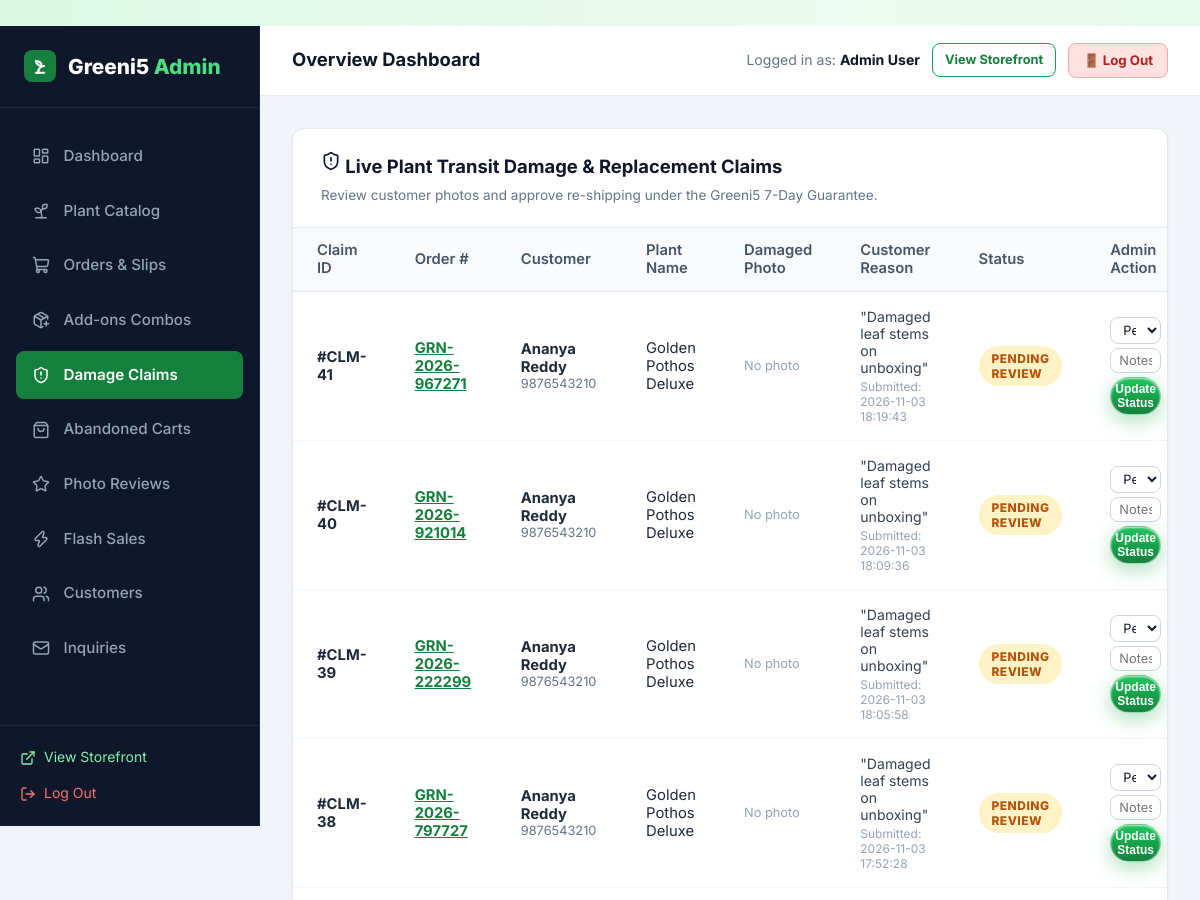
/admin/replacements (signed in, upper part), run on an earlier commit of the app's database.
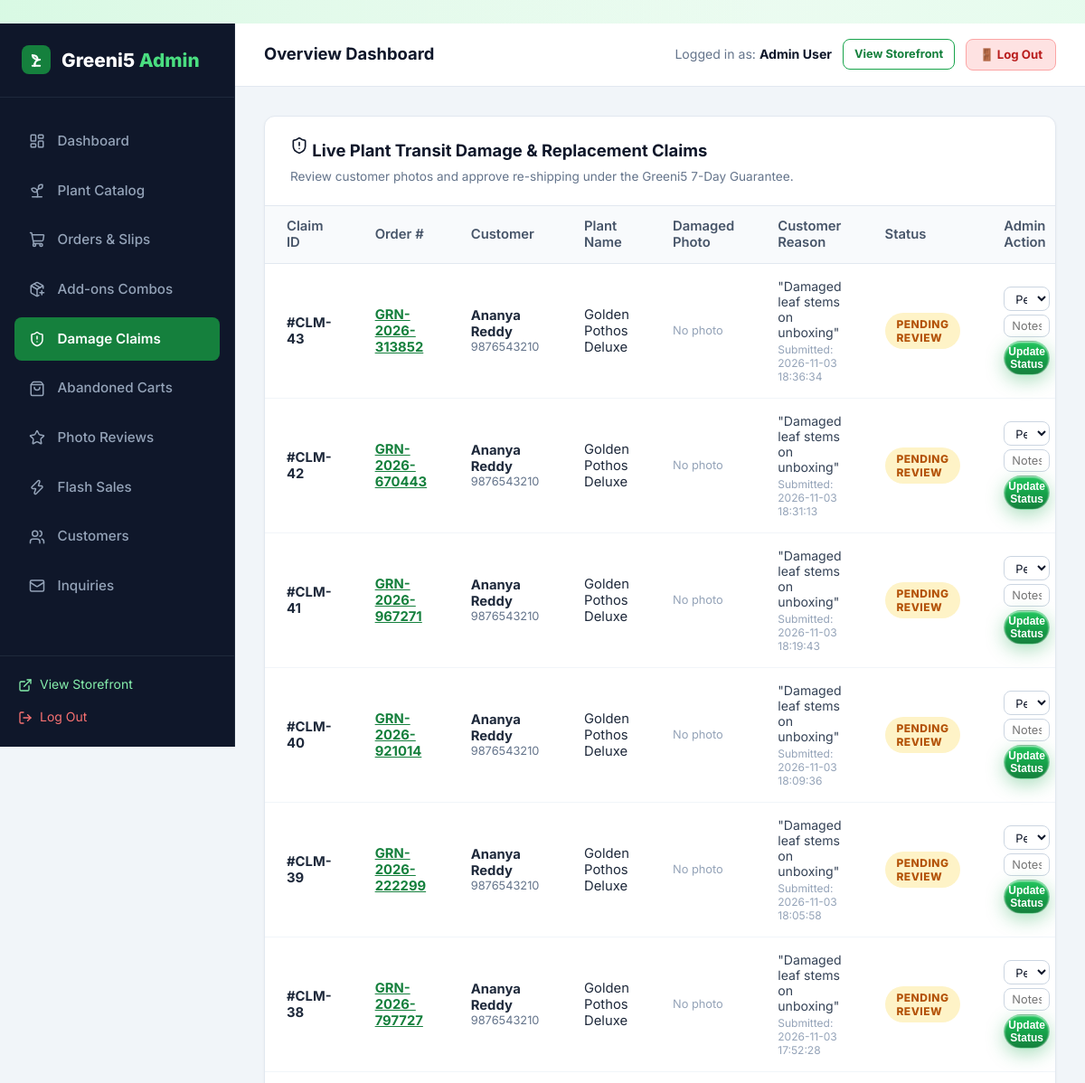
And on a later commit of the database.
### tables this page shows
CREATE TABLE replacement_claims (
        id INTEGER PRIMARY KEY AUTOINCREMENT,
        order_id INTEGER NOT NULL,
        user_id INTEGER,
        plant_name TEXT NOT NULL,
        reason TEXT NOT NULL,
        photo_url TEXT NOT NULL,
        status TEXT DEFAULT 'Pending',
        admin_notes TEXT,
        created_at TIMESTAMP DEFAULT CURRENT_TIMESTAMP,
        resolved_at TIMESTAMP,
        FOREIGN KEY (order_id) REFERENCES orders(id) ON DELETE CASCADE,
        FOREIGN KEY (user_id) REFERENCES users(id) ON DELETE SET NULL
    );

CREATE TABLE orders (
    id INTEGER PRIMARY KEY AUTOINCREMENT,
    order_number TEXT UNIQUE NOT NULL,
    user_id INTEGER,
    customer_name TEXT NOT NULL,
    customer_email TEXT NOT NULL,
    customer_phone TEXT NOT NULL,
    shipping_address TEXT NOT NULL,
    city TEXT NOT NULL,
    state TEXT NOT NULL,
    pincode TEXT NOT NULL,
    payment_method TEXT NOT NULL DEFAULT 'COD',
    payment_status TEXT NOT NULL DEFAULT 'Pending',
    order_status TEXT NOT NULL DEFAULT 'Pending',
    total_amount REAL NOT NULL,
    notes TEXT,
    created_at TIMESTAMP DEFAULT CURRENT_TIMESTAMP, courier_name TEXT DEFAULT '', tracking_number TEXT DEFAULT '', tracking_url TEXT DEFAULT '', invoice_number TEXT DEFAULT '', is_gift INTEGER DEFAULT 0, gift_recipient_name TEXT DEFAULT '', gift_message TEXT DEFAULT '', gift_wrap_fee REAL DEFAULT 0.0,
    FOREIGN KEY (user_id) REFERENCES users(id) ON DELETE SET NULL
);

### app.py (the view)
@app.route('/admin/replacements')
@admin_required
def admin_replacements():
    claims = query_db('''
        SELECT rc.*, o.order_number, o.customer_name, o.customer_phone
        FROM replacement_claims rc
        JOIN orders o ON rc.order_id = o.id
        ORDER BY rc.id DESC
    ''')
    return render_template('admin/replacements.html', claims=claims)

### app.py (called while the page is built)
@app.after_request
def add_cache_control_headers(response):
    if response.content_type and 'text/html' in response.content_type:
        response.headers['Cache-Control'] = 'no-cache, no-store, must-revalidate, max-age=0'
        response.headers['Pragma'] = 'no-cache'
        response.headers['Expires'] = '0'
    return response

def admin_required(f):
    @wraps(f)
    def decorated_function(*args, **kwargs):
        if 'user_id' not in session:
            flash('Admin authentication required.', 'warning')
            return redirect(url_for('login', next=request.full_path.rstrip('?')))
        user = query_db('SELECT role FROM users WHERE id = ?', (session['user_id'],), one=True)
        if not user or user['role'] != 'admin':
            flash('Access denied. Administrator privileges required.', 'danger')
            return redirect(url_for('index'))
        return f(*args, **kwargs)
    return decorated_function

### database.py (called while the page is built)
def get_db():
    db = getattr(g, '_database', None)
    if db is None:
        db = g._database = sqlite3.connect(DATABASE)
        db.row_factory = sqlite3.Row
        db.execute('PRAGMA foreign_keys = ON;')
    return db

### templates/admin/replacements.html (shortened to what this page needs)
﻿{% extends "admin/base_admin.html" %}
{% block admin_content %}
<div class="admin-card">
  <div class="admin-card-header">
    <div>
      <h3 class="admin-card-title"><i data-lucide="shield-alert" style="width: 20px;"></i> Live Plant Transit Damage & Replacement Claims</h3>
      <p style="font-size: 0.85rem; color: #64748b; margin-top: 4px;">Review customer photos and approve re-shipping under the Greeni5 7-Day Guarantee.</p>
    </div>
  </div>
  <div class="table-responsive">
    <table class="admin-table">
      <thead>
        <tr>
          <th>Claim ID</th>
          <th>Order #</th>
          <th>Customer</th>
          <th>Plant Name</th>
          <th>Damaged Photo</th>
          <th>Customer Reason</th>
          <th>Status</th>
          <th>Admin Action</th>
        </tr>
      </thead>
      <tbody>
        {% for claim in claims %}
        <tr>
          <td><strong>#CLM-{{ claim.id }}</strong></td>
          <td>
            <a href="{{ url_for('admin_orders') }}?search={{ claim.order_number }}" style="color: #15803d; font-weight: 700; text-decoration: underline;">
              {{ claim.order_number }}
            </a>
          </td>
          <td>
            <div><strong>{{ claim.customer_name }}</strong></div>
            <div style="font-size: 0.8rem; color: #64748b;">{{ claim.customer_phone }}</div>
          </td>
          <td>{{ claim.plant_name }}</td>
          <td>
            {% if claim.photo_url %}
              <a href="{{ claim.photo_url }}" target="_blank" title="Click to open full photo">
                <img src="{{ claim.photo_url }}" alt="Damaged plant" style="width: 60px; height: 60px; border-radius: 8px; object-fit: cover; border: 2px solid #ef4444;">
              </a>
            {% else %}
              <span style="color: #94a3b8; font-size: 0.8rem;">No photo</span>
            {% endif %}
          </td>
          <td style="font-size: 0.88rem; color: #334155; max-width: 240px;">
            "{{ claim.reason }}"
            <div style="font-size: 0.75rem; color: #94a3b8; margin-top: 3px;">Submitted: {{ claim.created_at }}</div>
          </td>
          <td>
            {% if claim.status == 'Pending' %}
              <span class="badge badge-pending">Pending Review</span>
            {% elif claim.status == 'Approved' %}
              <span class="badge badge-accepted">Approved</span>
            {% elif claim.status == 'Reshipped' %}
              <span class="badge badge-shipped">Re-Shipped</span>
            {% else %}
              <span class="badge badge-rejected">Rejected</span>
            {% endif %}
          </td>
          <td>
            <form action="{{ url_for('admin_claim_status_update', claim_id=claim.id) }}" method="POST" style="display: flex; flex-direction: column; gap: 4px;">
              <select name="status" class="form-control" style="font-size: 0.8rem; padding: 4px 8px;">
                <option value="Pending" {% if claim.status == 'Pending' %}selected{% endif %}>Pending</option>
              </select>
              <input type="text" name="admin_notes" value="{{ claim.admin_notes or '' }}" placeholder="Notes / New AWB..." class="form-control" style="font-size: 0.8rem; padding: 4px 8px;">
              <button type="submit" class="btn btn-primary btn-sm" style="font-size: 0.75rem; padding: 4px;">Update Status</button>
            </form>
          </td>
        </tr>
        {% endfor %}
      </tbody>
    </table>
  </div>
</div>
{% endblock %}

What changed in the data, as far as the page shows it:
added replacement_claims: id "43", order_number "GRN-2026-313852", customer_name "Ananya Reddy", customer_phone "9876543210", plant_name "Golden Pothos Deluxe", photo_url "No photo", reason "Damaged leaf stems on unboxing", created_at "2026-11-03 18:36:34", shows "PENDING REVIEW", status "Pending"
added replacement_claims: id "42", order_number "GRN-2026-670443", customer_name "Ananya Reddy", customer_phone "9876543210", plant_name "Golden Pothos Deluxe", photo_url "No photo", reason "Damaged leaf stems on unboxing", created_at "2026-11-03 18:31:13", shows "PENDING REVIEW", status "Pending"
